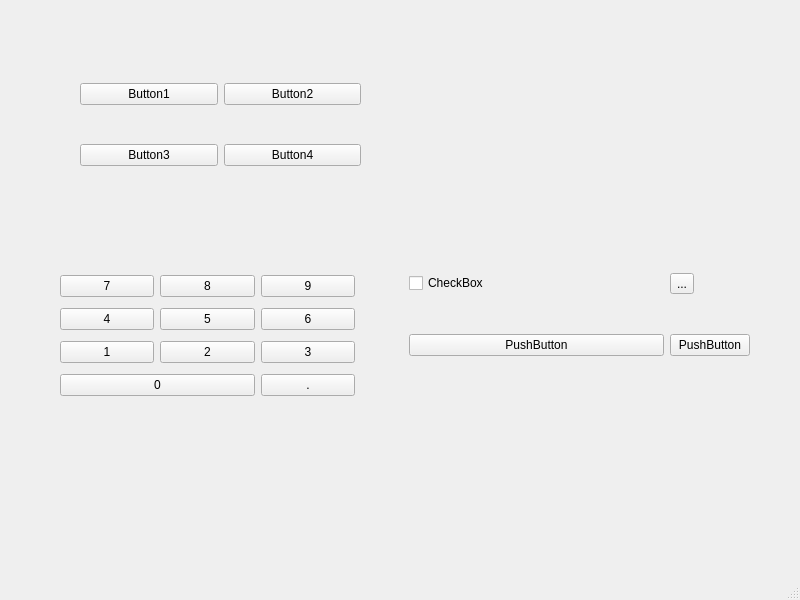
<?xml version="1.0" encoding="UTF-8"?>
<ui version="4.0">
 <class>MainWindow</class>
 <widget class="QMainWindow" name="MainWindow">
  <property name="geometry">
   <rect>
    <x>0</x>
    <y>0</y>
    <width>800</width>
    <height>600</height>
   </rect>
  </property>
  <property name="windowTitle">
   <string>MainWindow</string>
  </property>
  <widget class="QWidget" name="centralwidget">
   <widget class="QWidget" name="gridLayoutWidget">
    <property name="geometry">
     <rect>
      <x>80</x>
      <y>50</y>
      <width>281</width>
      <height>151</height>
     </rect>
    </property>
    <layout class="QGridLayout" name="gridLayout">
     <item row="0" column="0">
      <widget class="QPushButton" name="pushButton">
       <property name="text">
        <string>Button1</string>
       </property>
      </widget>
     </item>
     <item row="0" column="1">
      <widget class="QPushButton" name="pushButton_2">
       <property name="text">
        <string>Button2</string>
       </property>
      </widget>
     </item>
     <item row="1" column="0">
      <widget class="QPushButton" name="pushButton_3">
       <property name="text">
        <string>Button3</string>
       </property>
      </widget>
     </item>
     <item row="1" column="1">
      <widget class="QPushButton" name="pushButton_4">
       <property name="text">
        <string>Button4</string>
       </property>
      </widget>
     </item>
    </layout>
   </widget>
   <widget class="QWidget" name="gridLayoutWidget_2">
    <property name="geometry">
     <rect>
      <x>409</x>
      <y>239</y>
      <width>341</width>
      <height>151</height>
     </rect>
    </property>
    <layout class="QGridLayout" name="gridLayout_3">
     <item row="0" column="0">
      <widget class="QCheckBox" name="checkBox">
       <property name="text">
        <string>CheckBox</string>
       </property>
      </widget>
     </item>
     <item row="0" column="1">
      <widget class="QToolButton" name="toolButton">
       <property name="text">
        <string>...</string>
       </property>
      </widget>
     </item>
     <item row="1" column="0">
      <widget class="QPushButton" name="pushButton_9">
       <property name="text">
        <string>PushButton</string>
       </property>
      </widget>
     </item>
     <item row="1" column="1">
      <widget class="QPushButton" name="pushButton_17">
       <property name="text">
        <string>PushButton</string>
       </property>
      </widget>
     </item>
    </layout>
   </widget>
   <widget class="QWidget" name="">
    <property name="geometry">
     <rect>
      <x>60</x>
      <y>270</y>
      <width>295</width>
      <height>135</height>
     </rect>
    </property>
    <layout class="QGridLayout" name="gridLayout_2">
     <item row="0" column="0">
      <widget class="QPushButton" name="pushButton_5">
       <property name="text">
        <string>7</string>
       </property>
      </widget>
     </item>
     <item row="0" column="1">
      <widget class="QPushButton" name="pushButton_6">
       <property name="text">
        <string>8</string>
       </property>
      </widget>
     </item>
     <item row="0" column="2">
      <widget class="QPushButton" name="pushButton_7">
       <property name="text">
        <string>9</string>
       </property>
      </widget>
     </item>
     <item row="1" column="0">
      <widget class="QPushButton" name="pushButton_8">
       <property name="text">
        <string>4</string>
       </property>
      </widget>
     </item>
     <item row="1" column="1">
      <widget class="QPushButton" name="pushButton_10">
       <property name="text">
        <string>5</string>
       </property>
      </widget>
     </item>
     <item row="1" column="2">
      <widget class="QPushButton" name="pushButton_11">
       <property name="text">
        <string>6</string>
       </property>
      </widget>
     </item>
     <item row="2" column="0">
      <widget class="QPushButton" name="pushButton_12">
       <property name="text">
        <string>1</string>
       </property>
      </widget>
     </item>
     <item row="2" column="1">
      <widget class="QPushButton" name="pushButton_14">
       <property name="text">
        <string>2</string>
       </property>
      </widget>
     </item>
     <item row="2" column="2">
      <widget class="QPushButton" name="pushButton_13">
       <property name="text">
        <string>3</string>
       </property>
      </widget>
     </item>
     <item row="3" column="0" colspan="2">
      <widget class="QPushButton" name="pushButton_15">
       <property name="text">
        <string>0</string>
       </property>
      </widget>
     </item>
     <item row="3" column="2">
      <widget class="QPushButton" name="pushButton_16">
       <property name="text">
        <string>.</string>
       </property>
      </widget>
     </item>
    </layout>
   </widget>
  </widget>
  <widget class="QMenuBar" name="menubar">
   <property name="geometry">
    <rect>
     <x>0</x>
     <y>0</y>
     <width>800</width>
     <height>26</height>
    </rect>
   </property>
  </widget>
  <widget class="QStatusBar" name="statusbar"/>
 </widget>
 <resources/>
 <connections/>
</ui>
